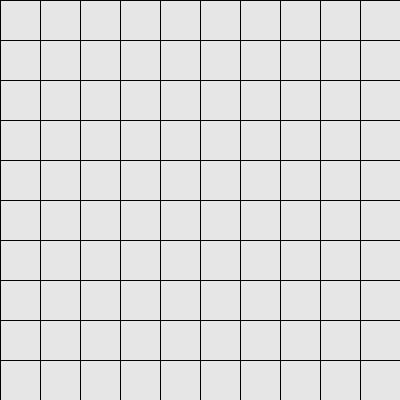
Frame 1 (no input)
Frame 60 (the mouse pressed at the canvas centre just before this capture): identical to frame 1, image omitted
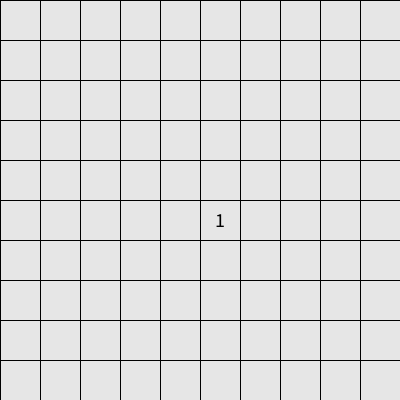
Frame 120 (the mouse held since frame 60 and released just before this capture)

The Processing sketch that drew these frames (run headless with seeded random() and noise(); from frame 60 on, the mouse is pressed at the canvas centre):

// Processing sketch: demineur_graphique
// ── demineur_graphique.pde
int tailleCase = 40;
int lignes = 10;
int colonnes = 10;
int nombreMines = 10;
int[][] champs = new int[colonnes][lignes];
boolean[][] revealed = new boolean[colonnes][lignes];
boolean gameOver = false;
boolean victory = false;
int casesRevealed;

void setup() {
  size(400, 400);
  initBoard(nombreMines);
  sommeMinesVoisines();
}

void draw() {
  background(255);
  afficherChamps();

  if (gameOver) {
    fill(127, 0, 0);
    rect(80, 160, 240, 80);
    fill(255);
    textSize(32);
    textAlign(CENTER, CENTER);
    text("Tu as perdu !", width / 2, height / 2);
  } else if (victory) {
    fill(127, 0, 0);
    rect(80, 160, 240, 80);
    fill(255);
    textSize(32);
    textAlign(CENTER, CENTER);
    text("Tu as gagné !", width / 2, height / 2);
  }
}

void mousePressed() {
  if (!gameOver) {
    int x = mouseX / tailleCase;
    int y = mouseY / tailleCase;
    if (x < colonnes && y < lignes) {
      revealed[x][y] = true;

      if (isAMine(x, y)) {
        gameOver = true;
      } else {
        checkVictory();
      }
    }
  }
}

void initBoard(int nombreMines) {
  int count = 0;
  while (count < nombreMines) {
    int i = int(random(colonnes));
    int j = int(random(lignes));
    if (champs[i][j] != 99) {
      champs[i][j] = 99;
      count++;
    }
  }
}

boolean isAMine(int i, int j) {
  return champs[i][j] == 99;
}

int getMines(int i, int j) {
  int compteur = 0;

  for (int x = -1; x <= 1; x++) {
    for (int y = -1; y <= 1; y++) {
      int ni = i + x;
      int nj = j + y;

      if (ni >= 0 && ni < colonnes && nj >= 0 && nj < lignes && !(x == 0 && y == 0)) {
        if (isAMine(ni, nj)) {
          compteur++;
        }
      }
    }
  }
  return compteur;
}


void sommeMinesVoisines() {
  for (int i = 0; i < colonnes; i++) {
    for (int j = 0; j < lignes; j++) {
      if (!isAMine(i, j)) {
        champs[i][j] = getMines(i, j);
      }
    }
  }
}

void afficherChamps() {
  textAlign(CENTER, CENTER);
  textSize(20);
  for (int i = 0; i < colonnes; i++) {
    for (int j = 0; j < lignes; j++) {
      int x = i * tailleCase;
      int y = j * tailleCase;
      fill(230);
      stroke(0);
      rect(x, y, tailleCase, tailleCase);

      if (revealed[i][j]) {
        fill(0);
        if (isAMine(i, j)) {
          text("X", x + tailleCase/2, y + tailleCase/2);
          noLoop();
        } else {
          text(champs[i][j], x + tailleCase/2, y + tailleCase/2);
        }
      }
    }
  }
}

void checkVictory() {
  for (int i = 0; i < colonnes; i++) {
    for (int j = 0; j < lignes; j++) {
      if (!isAMine(i, j) && !revealed[i][j]) {
        return;
      }
    }
  }
  victory = true;
}
